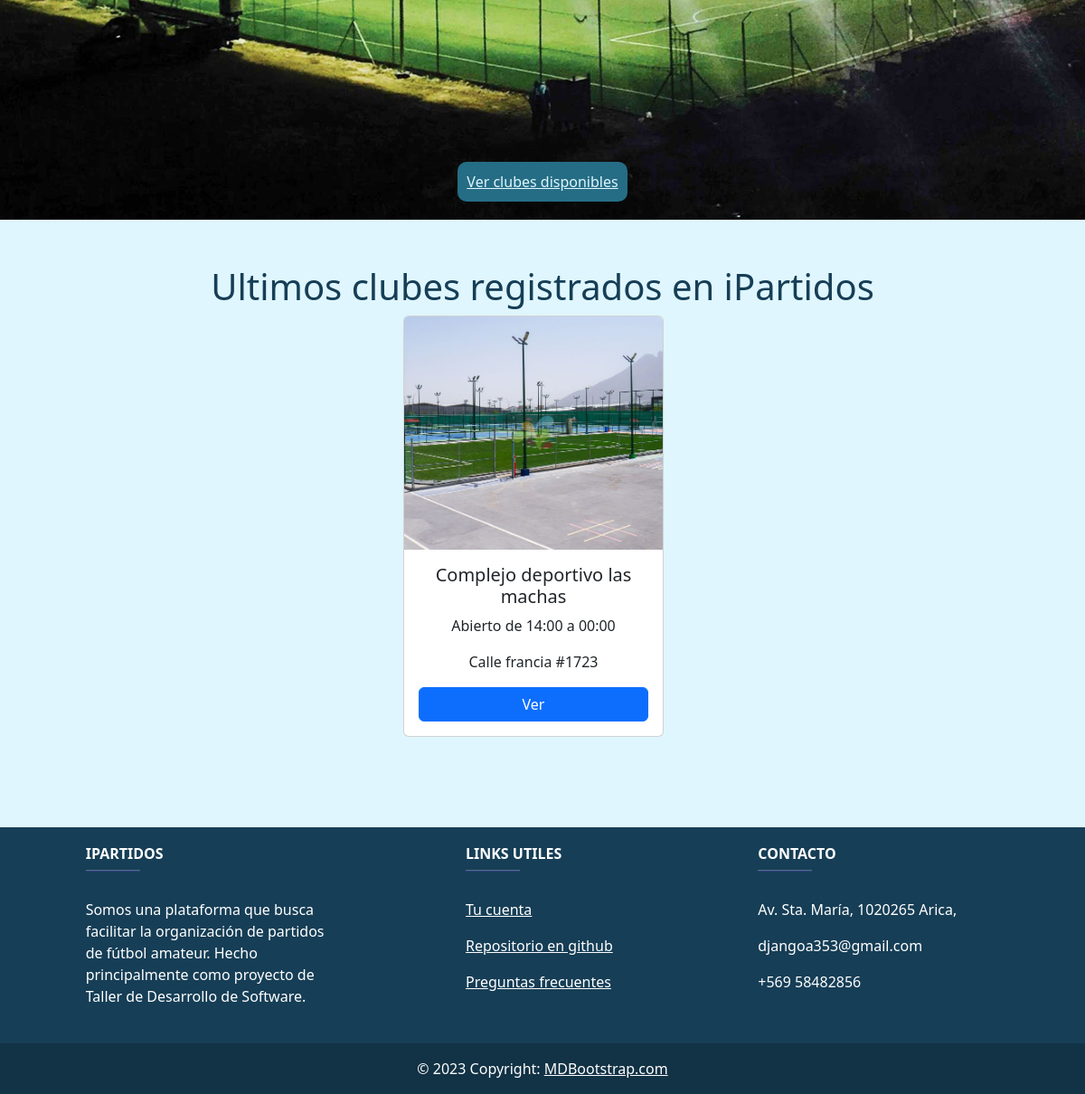
The app's page / (lower part), older data.
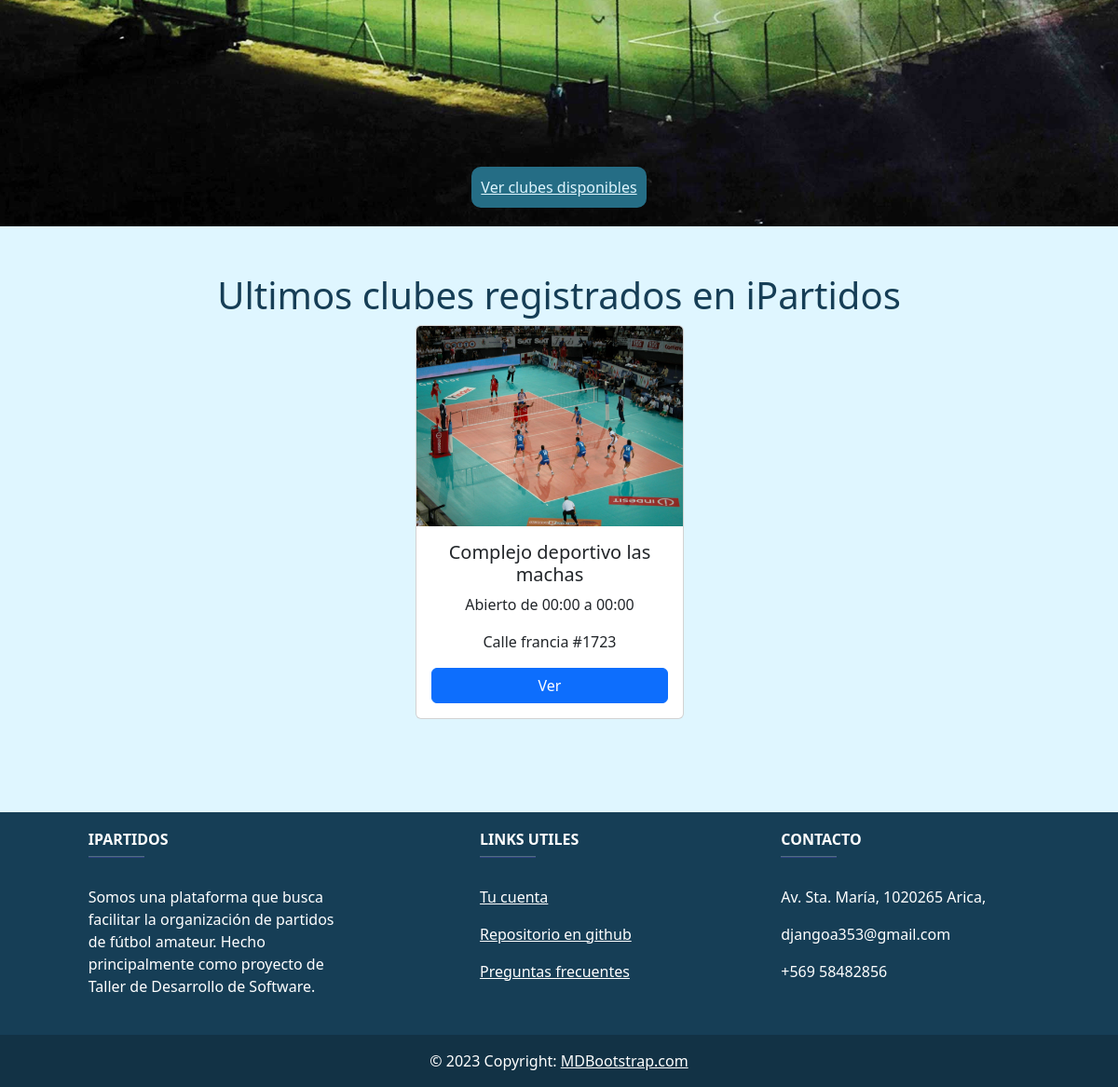
The same page, newer data.
### registration/models.py (models this page shows, shortened)
class UsuarioProfile(AbstractUser):
    name = models.CharField(max_length=200, default='', verbose_name="Nombre")
    last_name = models.CharField(max_length=200, default='', verbose_name="Apellido")
    email = models.EmailField(max_length=254, unique=True, default='')
    phoneNumber = models.CharField(max_length=20, blank=True, verbose_name='Número de teléfono', default='1234567890')
    role = models.CharField(max_length=100, default='client', verbose_name='Crear cuenta como club')
    state = models.BooleanField(default=True)

class Tenant(UsuarioProfile):
    fieldsNetWorth = models.FloatField(default=0.0)
    clubName = models.CharField(max_length=200, default='')
    clubDescription = models.CharField(max_length=200, default='')
    clubPhoto = models.ImageField(upload_to='club_photos', null=True, blank=True)
    clubAddress = models.CharField(max_length=200, default='')
    clubApertureTime = models.TimeField('Hora de apertura', null=True, blank=True,)
    clubClosureTime = models.TimeField('Hora de cierre', null=True, blank=True,)
    class Meta:
        verbose_name = 'Tenant'
        verbose_name_plural = 'Tenants'

### core/views.py (the view)
# urls.py: path('', views.home, name="home"),
def home(request):
    clubs = Tenant.objects.exclude(clubName='')\
        .exclude(clubDescription='')\
        .exclude(clubPhoto=None)\
        .exclude(clubAddress='')\
        .exclude(clubApertureTime=None)\
        .exclude(clubClosureTime=None)\
        .order_by('-date_joined')[:3]
    return render(request, 'core/home.html', {'clubs': clubs})

### core/templates/core/home.html (shortened to what this page needs)
{% extends 'core/base.html' %}
{% block content %}
{% load static %}
<div style="margin-bottom: 50px;">
    <div style="background: url({% static 'core/img/soccer-open-field.jpg' %}) no-repeat center center; background-size: cover; text-align: center; padding: 20px;">
        <br>
        <a href="{% url 'all' %}" class='home-reference'> Ver clubes disponibles </a>
    </div>
</div>
<h1 style="color: #163E56; text-align: center;" >Ultimos clubes registrados en iPartidos</h1>
<div class='container d-flex justify-content-center align-items-center'>
    {% for club in clubs %}
    <div class="card" style="width: 18rem; margin-right: 20px;">
        {% if club.clubPhoto %}
            <img src="{{ club.clubPhoto.url }}" class="card-img-top" alt="...">
        {% else %}
            <img src="{% static 'core/img/noPhoto.jpg' %}" class="card-img-top" alt="...">
        {% endif %}
        <div class="card-body">
            <h5 class="card-title">{{ club.clubName }}</h5>
            <div class="card-text">
                <p>Abierto de {{ club.clubApertureTime }} a {{ club.clubClosureTime }}</p>
                <p>{{ club.clubAddress }}</p>
            </div>
            <a href="{% url 'field_detail' pk=club.id %}" class="btn btn-primary btn-block">
                {% if request.user.role != 'client' or request.user.is_superuser %}
                    Ver
                {% else %}
                    Reservar
                {% endif %}
            </a>
        </div>
    </div>
    {% endfor %}
</div style="margin-bottom: 50px;">
{% include 'core/footer.html'%}
{% endblock %}

Row changes from the older to the newer data that the page shows:
changed Tenant "Complejo deportivo las machas": clubPhoto: a different picture; clubApertureTime "14:00" → "00:00"
